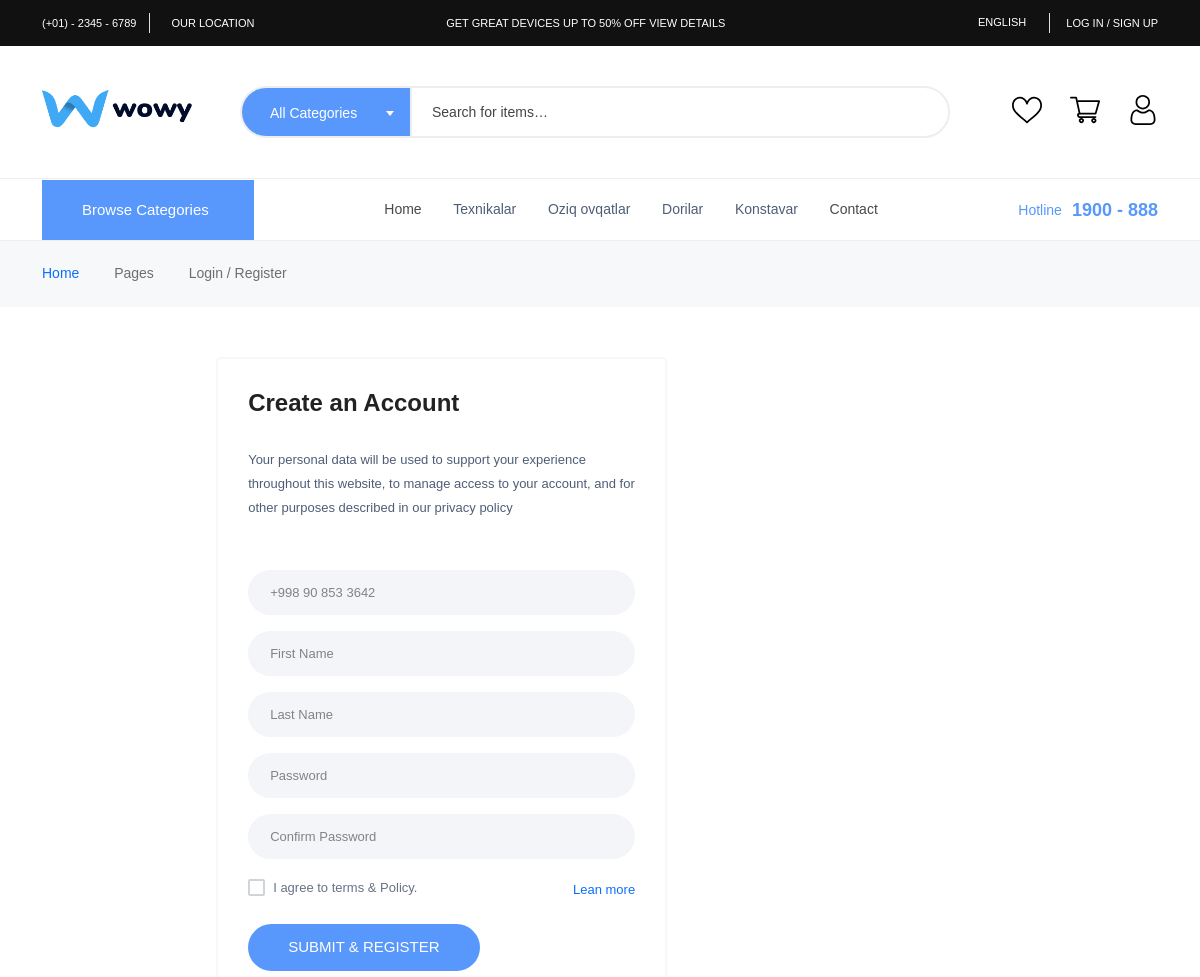
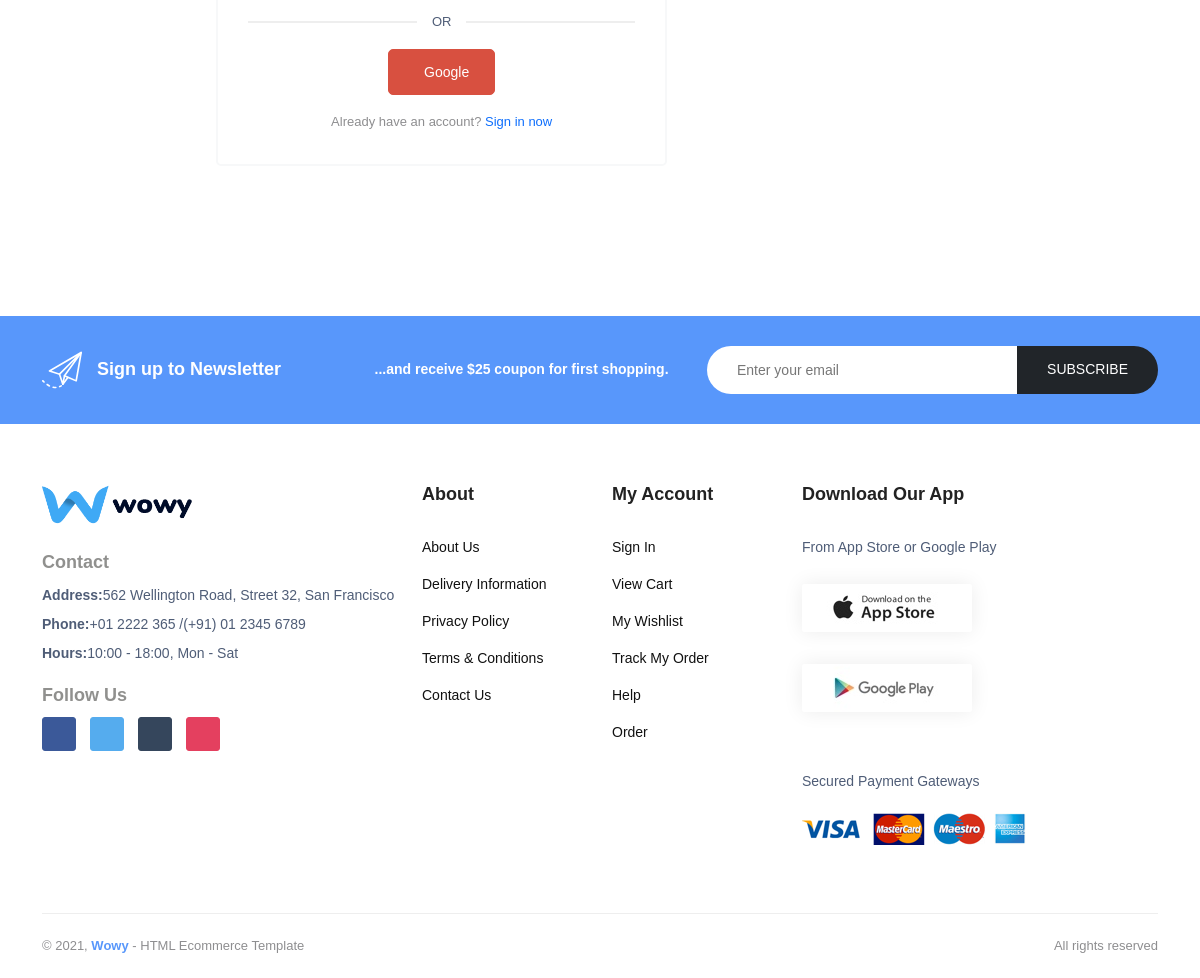
Page /accounts/register/ on the committed database (2 pictures, top to bottom).
### apps/home/models.py (models this page shows, shortened)
class Category(MPTTModel, BaseModel):
    name = RichTextField()
    parent = TreeForeignKey('self', on_delete=models.CASCADE, null=True, blank=True, related_name='children')
    icon = models.ImageField(upload_to='category/icons', null=True, blank=True)
    img = models.ImageField(upload_to='category/images', null=True, blank=True)
    size = models.ForeignKey(Size, on_delete=models.SET_NULL, null=True, blank=True, related_name="size_category")

### apps/accounts/views.py (the view, shortened to what this page needs)
# urls.py: path('register/', RegisterView.as_view(), name="register"),
class RegisterView(View):
    form_class = UserCreationForm
    def get(self, request):
        create_form = self.form_class
        context = {"form": create_form}
        return render(request, "accounts/register.html", context)

### templates/accounts/register.html (shortened to what this page needs)
{% extends '../base.html' %}
{% load static %}
{% block content %}
  <main class="main">
    <div class="page-header breadcrumb-wrap">
      <div class="container">
        <div class="breadcrumb">
          <a href="{% url 'products:home' %}" rel="nofollow">Home</a>
          <span></span> Pages
          <span></span> Login / Register
        </div>
      </div>
    </div>
    <section class="pt-50 pb-150">
      <div class="container">
        <div class="row">
          <div class="col-lg-10 m-auto">
            <div class="row">
              <div class="col-lg-1"></div>
              <div class="col-lg-6">
                <div class="login_wrap widget-taber-content p-30 background-white border-radius-5">
                  <div class="padding_eight_all bg-white">
                    <div class="heading_s1">
                      <h3 class="mb-30">Create an Account</h3>
                    </div>
                    <p class="mb-50 font-sm">Your personal data will be used to support your experience throughout this website, to manage access to your account, and for other purposes described in our privacy policy</p>
                    <form method="post">
                      <div class="form-group">{{ form.username }}</div>
                      <div class="form-group">{{ form.first_name }}</div>
                      <div class="form-group">{{ form.last_name }}</div>
                      <div class="form-group">{{ form.password }}</div>
                      <div class="form-group">{{ form.confirm_password }}</div>
                      <div class="login_footer form-group">
                        <div class="chek-form">
                          <div class="custome-checkbox">
                            <label class="form-check-label" for="exampleCheckbox12"><span>I agree to terms &amp; Policy.</span></label>
                          </div>
                        </div>
                        <a href="page-privacy-policy.html"> Lean more</a>
                      </div>
                      <div class="form-group">
                        <button type="submit" class="btn btn-fill-out btn-block hover-up" name="login">Submit &amp; Register</button>
                      </div>
                    </form>
                    <div class="divider-text-center mt-15 mb-15">
                      <span>or</span>
                    </div>
                    <ul class="btn-login list_none text-center mb-15">
                      <li>
                        <a href="#" class="btn btn-google hover-up">Google</a>
                      </li>
                    </ul>
                    <div class="text-muted text-center">
                      Already have an account? <a href="#">Sign in now</a>
                    </div>
                  </div>
                </div>
              </div>
            </div>
          </div>
        </div>
      </div>
    </section>
  </main>
{% endblock %}

### templates/base.html (shortened to what this page needs)
{% load static %}
<!DOCTYPE html>
<html class="no-js" lang="en">
  <head>
    <link rel="stylesheet" href="{% static 'assets/css/main.css' %}" />
  </head>
  <body>
    <header class="header-area header-style-4 header-height-2">
      <div class="header-top header-top-ptb-1 d-none d-lg-block">
        <div class="container">
          <div class="row align-items-center">
            <div class="col-xl-3 col-lg-4">
              <div class="header-info">
                <ul>
                  <li>
                    <a href="#">(+01) - 2345 - 6789</a>
                  </li>
                  <li>
                    <a target="_blank" href="#">Our location</a>
                  </li>
                </ul>
              </div>
            </div>
            <div class="col-xl-6 col-lg-4">
              <div class="text-center">
                <div id="news-flash" class="d-inline-block">
                  <ul>
                    <li>
                       Get great devices up to 50% off <a class="active" href="shop-grid-right.html">View details</a>
                    </li>
                  </ul>
                </div>
              </div>
            </div>
            <div class="col-xl-3 col-lg-4">
              <div class="header-info header-info-right">
                <ul>
                  <li>
                    <a class="language-dropdown-active" href="#"> English </a>
                  </li>
                  <li>
                    {% if request.user.is_authenticated %}
                      <a href="{% url 'accounts:logout' %}">Log out</a>
                    {% else %}
                      <a href="{% url 'accounts:login' %}">Log In / Sign Up</a>
                    {% endif %}
                  </li>
                </ul>
              </div>
            </div>
          </div>
        </div>
      </div>
      <div class="header-middle header-middle-ptb-1 d-none d-lg-block">
        <div class="container">
          <div class="header-wrap header-space-between">
            <div class="logo logo-width-1">
              <a href="index.html"><img src="{% static 'assets/imgs/theme/logo-default.png' %}" alt="logo" /></a>
            </div>
            <div class="search-style-2">
              <form action="{% url 'products:head_category_view' %}" method="get">
                <input type="text" name="head_search_product" placeholder="Search for items…" />
                <button type="submit"></button>
              </form>
            </div>
            <div class="header-action-right">
              <div class="header-action-2">
                <div class="header-action-icon-2">
                  <a href="{% url 'order:shop_wishlist' %}">
                    <img class="svgInject" alt="wowy" src="{% static 'assets/imgs/theme/icons/icon-heart.svg' %}" />
                  </a>
                </div>
                <div class="header-action-icon-2">
                  <a class="mini-cart-icon" href="{% url 'order:detail_cart' %}">
                    <img alt="wowy" src="{% static 'assets/imgs/theme/icons/icon-cart.svg' %}" />
                  </a>
                </div>
                <div class="header-action-icon-2">
                  <a href="{% url 'accounts:profile' %}"><img alt="wowy" src="{% static 'assets/imgs/theme/icons/icon-user.svg' %}" /></a>
                </div>
              </div>
            </div>
          </div>
        </div>
      </div>
      <div class="header-bottom header-bottom-bg-color sticky-bar gray-bg sticky-blue-bg">
        <div class="container">
          <div class="header-wrap header-space-between position-relative">
            <div class="main-categori-wrap d-none d-lg-block">
              <a class="categori-button-active" href="#"> Browse Categories  </a>
            </div>
            <div class="main-menu main-menu-padding-1 main-menu-lh-2 d-none d-lg-block main-menu-light-white hover-boder hover-boder-white">
              <nav>
                <ul>
                  <li>
                    <a class="active" href="{% url 'products:home' %}">Home</a>
                  </li>
                  {% for cat in categories %}
                    {% if forloop.counter <= 5 %}
                      <li>
                        <a href="{% url 'products:parent_category' cat.uuid %}">{{ cat.name|safe }}</a>
                      </li>
                    {% endif %}
                  {% endfor %}
                  <li>
                    <a href="page-contact.html">Contact</a>
                  </li>
                </ul>
              </nav>
            </div>
            <div class="hotline d-none d-lg-block">
              <p>
                <span>Hotline</span> 1900 - 888
              </p>
            </div>
          </div>
        </div>
      </div>
    </header>
    {% block content %}
    {% endblock %}
    <footer class="main">
      <section class="newsletter bg-brand p-30 text-white wow fadeIn animated">
        <div class="container">
          <div class="row align-items-center">
            <div class="col-lg-7 mb-md-3 mb-lg-0">
              <div class="row align-items-center">
                <div class="col flex-horizontal-center">
                  <img class="icon-email" src="{% static 'assets/imgs/theme/icons/icon-email.svg' %}" alt="..." />
                  <h4 class="font-size-20 mb-0 ml-3">Sign up to Newsletter</h4>
                </div>
                <div class="col my-4 my-md-0">
                  <h5 class="font-size-15 ml-4 mb-0">...and receive <strong>$25 coupon for first shopping.</strong></h5>
                </div>
              </div>
            </div>
            <div class="col-lg-5">
              <form class="form-subcriber d-flex wow fadeIn animated">
                <input type="email" class="form-control bg-white font-small" placeholder="Enter your email" />
                <button class="btn bg-dark text-white" type="submit">Subscribe</button>
              </form>
            </div>
          </div>
        </div>
      </section>
      <section class="section-padding-60">
        <div class="container">
          <div class="row">
            <div class="col-lg-4 col-md-6">
              <div class="widget-about font-md mb-md-5 mb-lg-0">
                <div class="logo logo-width-1 wow fadeIn animated">
                  <a href="index.html"><img src="{% static 'assets/imgs/theme/logo-default.png' %}" alt="logo" /></a>
                </div>
                <h4 class="mt-20 mb-10 fw-600 text-grey-4 wow fadeIn animated">Contact</h4>
                <p class="wow fadeIn animated">
                  <strong>Address:</strong>562 Wellington Road, Street 32, San Francisco
                </p>
                <p class="wow fadeIn animated">
                  <strong>Phone:</strong>+01 2222 365 /(+91) 01 2345 6789
                </p>
                <p class="wow fadeIn animated">
                  <strong>Hours:</strong>10:00 - 18:00, Mon - Sat
                </p>
                <h4 class="mb-10 mt-20 fw-600 text-grey-4 wow fadeIn animated">Follow Us</h4>
                <div class="mobile-social-icon wow fadeIn animated mb-sm-5 mb-md-0">
                  <a class="facebook" href="#"></a>
                  <a class="twitter" href="#"></a>
                  <a class="tumblr" href="#"></a>
                  <a class="instagram" href="#"></a>
                </div>
              </div>
            </div>
            <div class="col-lg-2 col-md-3">
              <h5 class="widget-title mb-30 wow fadeIn animated">About</h5>
              <ul class="footer-list wow fadeIn animated mb-sm-5 mb-md-0">
                <li>
                  <a href="#">About Us</a>
                </li>
                <li>
                  <a href="#">Delivery Information</a>
                </li>
                <li>
                  <a href="#">Privacy Policy</a>
                </li>
                <li>
                  <a href="#">Terms &amp; Conditions</a>
                </li>
                <li>
                  <a href="#">Contact Us</a>
                </li>
              </ul>
            </div>
            <div class="col-lg-2 col-md-3">
              <h5 class="widget-title mb-30 wow fadeIn animated">My Account</h5>
              <ul class="footer-list wow fadeIn animated">
                <li>
                  <a href="#">Sign In</a>
                </li>
                <li>
                  <a href="#">View Cart</a>
                </li>
                <li>
                  <a href="#">My Wishlist</a>
                </li>
                <li>
                  <a href="#">Track My Order</a>
                </li>
                <li>
                  <a href="#">Help</a>
                </li>
                <li>
                  <a href="#">Order</a>
                </li>
              </ul>
            </div>
            <div class="col-lg-4">
              <h5 class="widget-title mb-30 wow fadeIn animated">Download Our App</h5>
              <div class="row">
                <div class="col-md-8 col-lg-12">
                  <p class="wow fadeIn animated">From App Store or Google Play</p>
                  <div class="download-app wow fadeIn animated">
                    <a href="#" class="hover-up mb-sm-4"><img src="assets/imgs/theme/app-store.jpg" alt="" /></a>
                    <a href="#" class="hover-up"><img src="assets/imgs/theme/google-play.jpg" alt="" /></a>
                  </div>
                </div>
                <div class="col-md-4 col-lg-12">
                  <p class="mb-20 wow fadeIn animated mt-md-3">Secured Payment Gateways</p>
                  <img class="wow fadeIn animated" src="assets/imgs/theme/payment-method.png" alt="" />
                </div>
              </div>
            </div>
          </div>
        </div>
      </section>
      <div class="container pb-20 wow fadeIn animated">
        <div class="row">
          <div class="col-12 mb-20">
            <div class="footer-bottom"></div>
          </div>
          <div class="col-lg-6">
            <p class="float-md-left font-sm text-muted mb-0">
              &copy; 2021, <strong class="text-brand">Wowy</strong> - HTML Ecommerce Template
            </p>
          </div>
          <div class="col-lg-6">
            <p class="text-lg-end text-start font-sm text-muted mb-0">All rights reserved</p>
          </div>
        </div>
      </div>
    </footer>
  </body>
</html>

### rows in the picture
Category: name "Texnikalar"
Category: name "Oziq ovqatlar"
Category: name "Dorilar"
Category: name "Konstavar"
